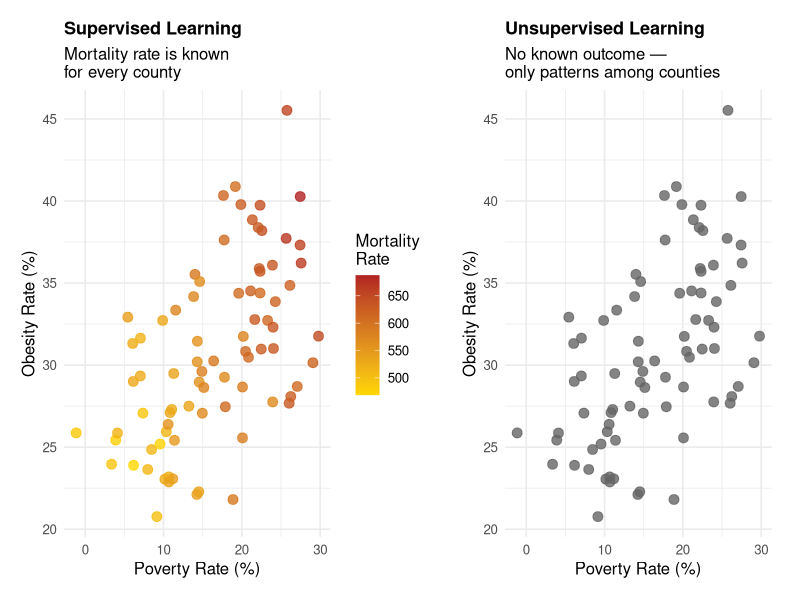
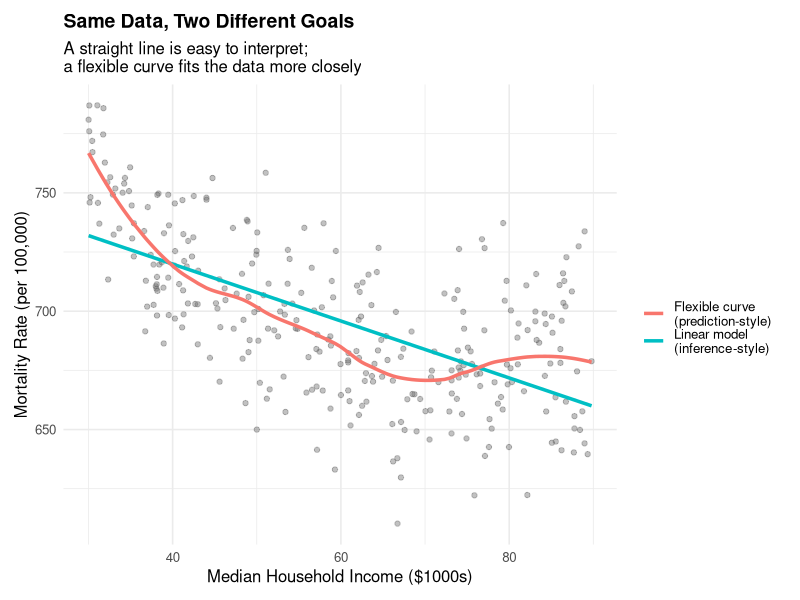
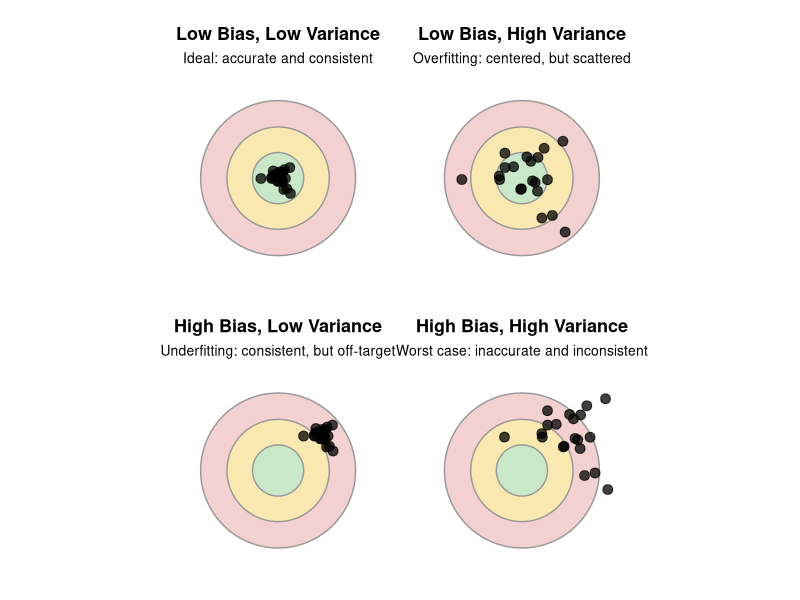
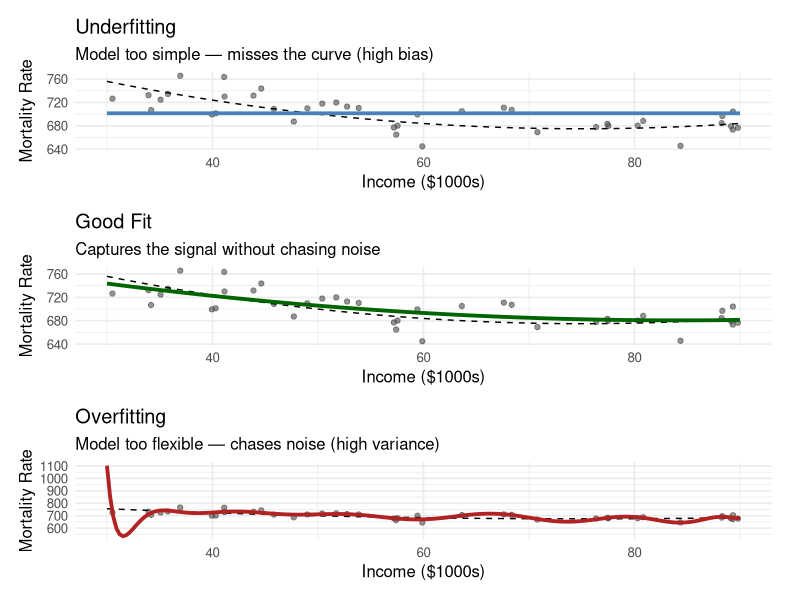
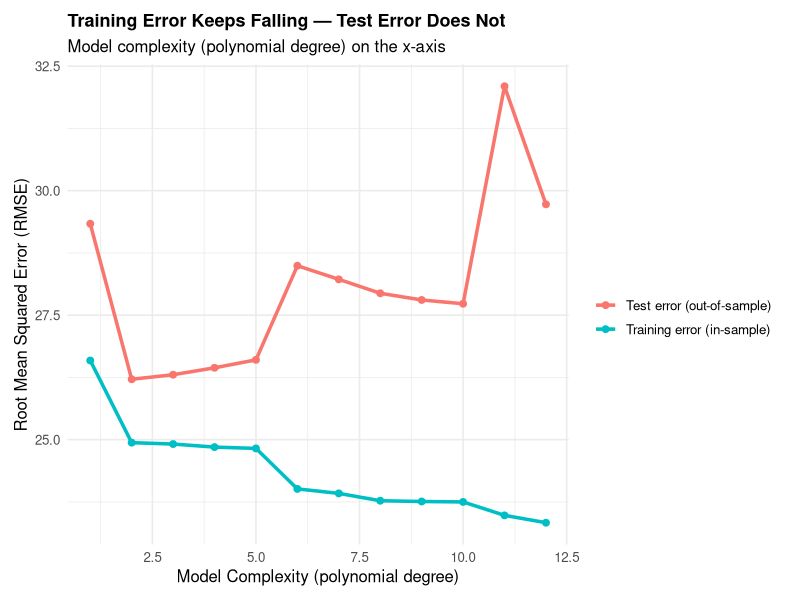
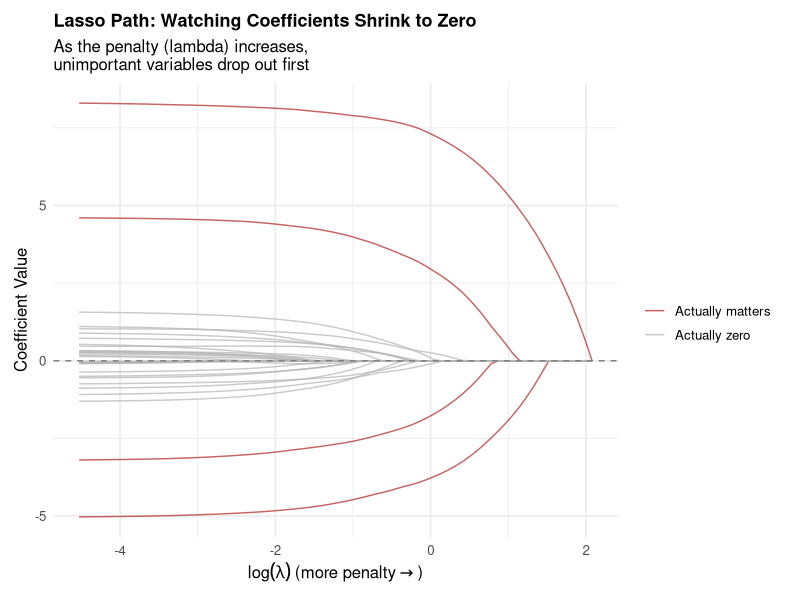
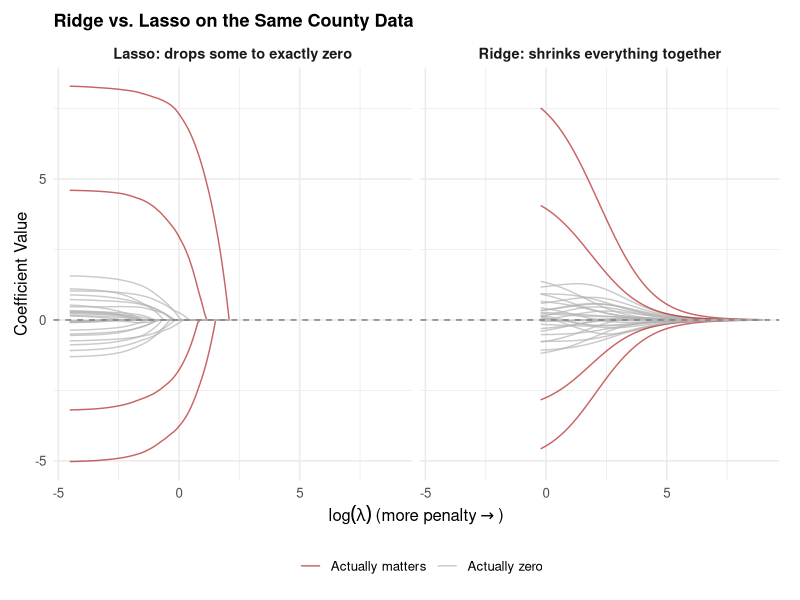
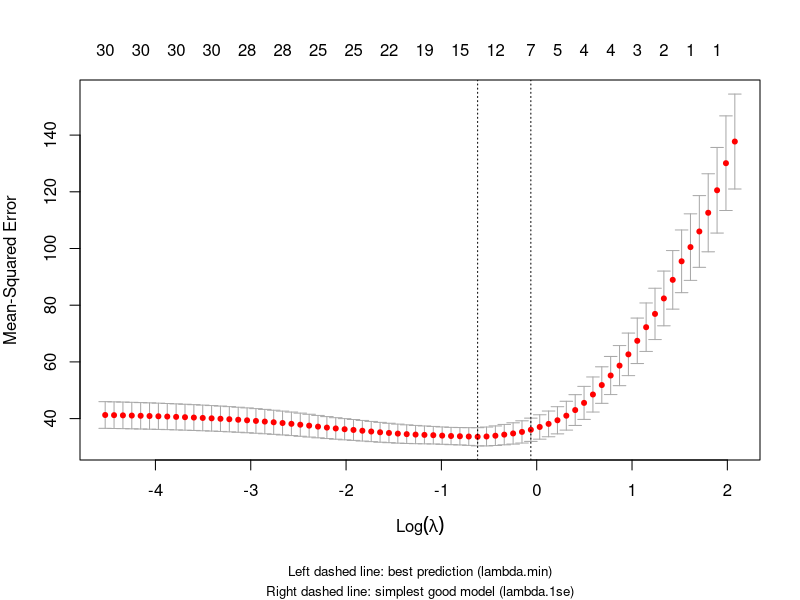

Write R code to recreate these figures, in order.
## ---- chunk 1
library(dplyr)
library(ggplot2)
library(kableExtra)
library(patchwork)
library(glmnet)     # For lasso and ridge regression
library(tidyr)
## ---- chunk 2
set.seed(88)
n_demo <- 80

# Simulate two underlying "true" county health profiles for illustration
profile <- sample(c("A", "B"), n_demo, replace = TRUE)
poverty_demo <- ifelse(profile == "A", rnorm(n_demo, 22, 4), rnorm(n_demo, 10, 4))
obesity_demo <- ifelse(profile == "A", rnorm(n_demo, 34, 4), rnorm(n_demo, 26, 4))
mortality_demo <- 400 + 5 * poverty_demo + 3 * obesity_demo + rnorm(n_demo, 0, 15)

demo_df <- data.frame(poverty = poverty_demo, obesity = obesity_demo, 
                       mortality = mortality_demo, profile = profile)

# Supervised view: predictors colored by the known outcome (mortality)
p_supervised <- ggplot(demo_df, aes(x = poverty, y = obesity, color = mortality)) +
  geom_point(size = 3, alpha = 0.8) +
  scale_color_gradient(low = "gold", high = "firebrick", name = "Mortality\nRate") +
  labs(title = "Supervised Learning",
       subtitle = "Mortality rate is known\nfor every county",
       x = "Poverty Rate (%)", y = "Obesity Rate (%)") +
  theme_minimal(base_size = 12) +
  theme(plot.title = element_text(face = "bold", size = 13),
        plot.margin = margin(10, 15, 10, 10))

# Unsupervised view: same predictors, no outcome shown, just raw points
p_unsupervised <- ggplot(demo_df, aes(x = poverty, y = obesity)) +
  geom_point(size = 3, alpha = 0.8, color = "gray40") +
  labs(title = "Unsupervised Learning",
       subtitle = "No known outcome —\nonly patterns among counties",
       x = "Poverty Rate (%)", y = "Obesity Rate (%)") +
  theme_minimal(base_size = 12) +
  theme(plot.title = element_text(face = "bold", size = 13),
        plot.margin = margin(10, 15, 10, 10))

p_supervised + p_unsupervised
## ---- chunk 3
set.seed(42)
n <- 300

# Simulate a nonlinear true relationship between income and mortality
income <- runif(n, 30, 90)
true_mortality <- 900 - 6 * income + 0.04 * income^2 + rnorm(n, 0, 25)

sim_df <- data.frame(income = income, mortality = true_mortality)

# Culture 1: a simple linear model (inference-focused)
linear_fit <- lm(mortality ~ income, data = sim_df)

# Culture 2: a flexible model (prediction-focused) - local smoothing
sim_df$loess_pred <- predict(loess(mortality ~ income, data = sim_df, span = 0.5))

ggplot(sim_df, aes(x = income, y = mortality)) +
  geom_point(alpha = 0.4, color = "gray40") +
  geom_smooth(method = "lm", se = FALSE, aes(color = "Linear model\n(inference-style)"), linewidth = 1.2) +
  geom_line(aes(y = loess_pred, color = "Flexible curve\n(prediction-style)"), linewidth = 1.2) +
  labs(title = "Same Data, Two Different Goals",
       subtitle = "A straight line is easy to interpret;\na flexible curve fits the data more closely",
       x = "Median Household Income ($1000s)",
       y = "Mortality Rate (per 100,000)",
       color = "") +
  theme_minimal(base_size = 12) +
  theme(legend.position = "right",
        plot.title = element_text(face = "bold", size = 14),
        plot.margin = margin(10, 15, 10, 10))
## ---- chunk 4
make_target <- function(n = 20, center_offset = c(0, 0), spread = 0.15, title = "", subtitle = "") {
  set.seed(1)
  darts <- data.frame(
    x = rnorm(n, mean = center_offset[1], sd = spread),
    y = rnorm(n, mean = center_offset[2], sd = spread)
  )
  
  circle_data <- function(r) {
    theta <- seq(0, 2 * pi, length.out = 100)
    data.frame(x = r * cos(theta), y = r * sin(theta))
  }
  
  ggplot() +
    geom_polygon(data = circle_data(1), aes(x, y), fill = "#f4d1d1", color = "gray60") +
    geom_polygon(data = circle_data(0.66), aes(x, y), fill = "#f9e8b0", color = "gray60") +
    geom_polygon(data = circle_data(0.33), aes(x, y), fill = "#c9e8c9", color = "gray60") +
    geom_point(data = darts, aes(x, y), size = 3, color = "black", alpha = 0.75) +
    coord_fixed(xlim = c(-1.3, 1.3), ylim = c(-1.3, 1.3)) +
    labs(title = title, subtitle = subtitle) +
    theme_void(base_size = 12) +
    theme(plot.title = element_text(face = "bold", size = 13, hjust = 0.5),
          plot.subtitle = element_text(size = 10, hjust = 0.5),
          plot.margin = margin(8, 8, 8, 8))
}

p1 <- make_target(center_offset = c(0, 0), spread = 0.10, 
                   title = "Low Bias, Low Variance", subtitle = "Ideal: accurate and consistent")
p2 <- make_target(center_offset = c(0, 0), spread = 0.35, 
                   title = "Low Bias, High Variance", subtitle = "Overfitting: centered, but scattered")
p3 <- make_target(center_offset = c(0.55, 0.45), spread = 0.10, 
                   title = "High Bias, Low Variance", subtitle = "Underfitting: consistent, but off-target")
p4 <- make_target(center_offset = c(0.55, 0.45), spread = 0.35, 
                   title = "High Bias, High Variance", subtitle = "Worst case: inaccurate and inconsistent")

(p1 + p2) / (p3 + p4)
## ---- chunk 5
set.seed(7)

# True underlying function (unknown to the researcher in practice)
true_function <- function(x) 900 - 6 * x + 0.04 * x^2

# Generate one sample
n_sample <- 40
x_sample <- runif(n_sample, 30, 90)
y_sample <- true_function(x_sample) + rnorm(n_sample, 0, 25)
sample_df <- data.frame(income = x_sample, mortality = y_sample)

x_grid <- seq(30, 90, length.out = 200)
true_line <- data.frame(income = x_grid, mortality = true_function(x_grid))

# Underfit: a flat model (intercept only)
underfit_pred <- data.frame(income = x_grid, mortality = mean(y_sample))

# Good fit: quadratic model (matches the true functional form)
good_fit <- lm(mortality ~ poly(income, 2), data = sample_df)
goodfit_pred <- data.frame(income = x_grid, 
                            mortality = predict(good_fit, newdata = data.frame(income = x_grid)))

# Overfit: a very high-degree polynomial that chases every point
overfit_model <- lm(mortality ~ poly(income, 15), data = sample_df)
overfit_pred <- data.frame(income = x_grid, 
                            mortality = predict(overfit_model, newdata = data.frame(income = x_grid)))

p_under <- ggplot() +
  geom_point(data = sample_df, aes(income, mortality), alpha = 0.6, color = "gray30") +
  geom_line(data = true_line, aes(income, mortality), color = "black", linetype = "dashed") +
  geom_line(data = underfit_pred, aes(income, mortality), color = "steelblue", linewidth = 1.3) +
  labs(title = "Underfitting", subtitle = "Model too simple — misses the curve (high bias)",
       x = "Income ($1000s)", y = "Mortality Rate") +
  theme_minimal(base_size = 12) +
  theme(plot.margin = margin(8, 15, 8, 8))

p_good <- ggplot() +
  geom_point(data = sample_df, aes(income, mortality), alpha = 0.6, color = "gray30") +
  geom_line(data = true_line, aes(income, mortality), color = "black", linetype = "dashed") +
  geom_line(data = goodfit_pred, aes(income, mortality), color = "darkgreen", linewidth = 1.3) +
  labs(title = "Good Fit", subtitle = "Captures the signal without chasing noise",
       x = "Income ($1000s)", y = "Mortality Rate") +
  theme_minimal(base_size = 12) +
  theme(plot.margin = margin(8, 15, 8, 8))

p_over <- ggplot() +
  geom_point(data = sample_df, aes(income, mortality), alpha = 0.6, color = "gray30") +
  geom_line(data = true_line, aes(income, mortality), color = "black", linetype = "dashed") +
  geom_line(data = overfit_pred, aes(income, mortality), color = "firebrick", linewidth = 1.3) +
  labs(title = "Overfitting", subtitle = "Model too flexible — chases noise (high variance)",
       x = "Income ($1000s)", y = "Mortality Rate") +
  theme_minimal(base_size = 12) +
  theme(plot.margin = margin(8, 15, 8, 8))

p_under / p_good / p_over
## ---- chunk 6
set.seed(101)

# Generate training data and a separate, fresh test set from the same true process
train_x <- runif(60, 30, 90)
train_y <- true_function(train_x) + rnorm(60, 0, 25)
train_df <- data.frame(income = train_x, mortality = train_y)

test_x <- runif(60, 30, 90)
test_y <- true_function(test_x) + rnorm(60, 0, 25)
test_df <- data.frame(income = test_x, mortality = test_y)

# Fit models of increasing flexibility (polynomial degree = complexity)
degrees <- 1:12
results <- data.frame()

for (d in degrees) {
  model <- lm(mortality ~ poly(income, d), data = train_df)
  train_pred <- predict(model)
  test_pred <- predict(model, newdata = test_df)
  
  train_rmse <- sqrt(mean((train_df$mortality - train_pred)^2))
  test_rmse <- sqrt(mean((test_df$mortality - test_pred)^2))
  
  results <- rbind(results, data.frame(degree = d, 
                                        train_rmse = train_rmse, 
                                        test_rmse = test_rmse))
}

results_long <- results %>%
  pivot_longer(cols = c(train_rmse, test_rmse), names_to = "type", values_to = "rmse") %>%
  mutate(type = ifelse(type == "train_rmse", "Training error (in-sample)", "Test error (out-of-sample)"))

ggplot(results_long, aes(x = degree, y = rmse, color = type)) +
  geom_line(linewidth = 1.2) +
  geom_point(size = 2) +
  labs(title = "Training Error Keeps Falling — Test Error Does Not",
       subtitle = "Model complexity (polynomial degree) on the x-axis",
       x = "Model Complexity (polynomial degree)",
       y = "Root Mean Squared Error (RMSE)",
       color = "") +
  theme_minimal(base_size = 12) +
  theme(legend.position = "right",
        plot.title = element_text(face = "bold", size = 13),
        plot.margin = margin(10, 15, 10, 10))
## ---- chunk 7
set.seed(2024)
n_counties_sim <- 100
n_predictors <- 30  # Many candidate variables

# Simulate predictors (all standardized county-level variables)
X <- matrix(rnorm(n_counties_sim * n_predictors), nrow = n_counties_sim)
colnames(X) <- paste0("var", 1:n_predictors)

# Only the first 4 variables actually matter for mortality
true_betas <- c(8, -6, 5, -4, rep(0, n_predictors - 4))
mortality_sim <- X %*% true_betas + rnorm(n_counties_sim, 0, 5)

# Fit lasso across a range of lambda values
lasso_fit <- glmnet(X, mortality_sim, alpha = 1)  # alpha = 1 is lasso

# Extract coefficient paths
coef_matrix <- as.matrix(coef(lasso_fit))[-1, ]  # remove intercept
coef_df <- as.data.frame(t(coef_matrix)) %>%
  mutate(lambda = lasso_fit$lambda) %>%
  pivot_longer(-lambda, names_to = "variable", values_to = "coefficient") %>%
  mutate(truly_matters = ifelse(variable %in% paste0("var", 1:4), "Actually matters", "Actually zero"))

ggplot(coef_df, aes(x = log(lambda), y = coefficient, group = variable, color = truly_matters)) +
  geom_line(alpha = 0.7) +
  geom_hline(yintercept = 0, linetype = "dashed", color = "gray50") +
  labs(title = "Lasso Path: Watching Coefficients Shrink to Zero",
       subtitle = "As the penalty (lambda) increases,\nunimportant variables drop out first",
       x = expression(log(lambda) ~ "(more penalty" %->% ")"),
       y = "Coefficient Value",
       color = "") +
  scale_color_manual(values = c("Actually matters" = "firebrick", "Actually zero" = "gray70")) +
  theme_minimal(base_size = 12) +
  theme(legend.position = "right",
        plot.title = element_text(face = "bold", size = 13),
        plot.margin = margin(10, 15, 10, 10))
## ---- chunk 8
# Fit ridge (alpha = 0) on the same simulated county data
ridge_fit <- glmnet(X, mortality_sim, alpha = 0)

ridge_coef_matrix <- as.matrix(coef(ridge_fit))[-1, ]
ridge_coef_df <- as.data.frame(t(ridge_coef_matrix)) %>%
  mutate(lambda = ridge_fit$lambda) %>%
  pivot_longer(-lambda, names_to = "variable", values_to = "coefficient") %>%
  mutate(truly_matters = ifelse(variable %in% paste0("var", 1:4), "Actually matters", "Actually zero"),
         method = "Ridge: shrinks everything together")

lasso_coef_df_labeled <- coef_df %>%
  mutate(method = "Lasso: drops some to exactly zero")

combined_df <- bind_rows(ridge_coef_df, lasso_coef_df_labeled)

ggplot(combined_df, aes(x = log(lambda), y = coefficient, group = variable, color = truly_matters)) +
  geom_line(alpha = 0.7) +
  geom_hline(yintercept = 0, linetype = "dashed", color = "gray50") +
  facet_wrap(~method) +
  labs(title = "Ridge vs. Lasso on the Same County Data",
       x = expression(log(lambda) ~ "(more penalty" %->% ")"),
       y = "Coefficient Value",
       color = "") +
  scale_color_manual(values = c("Actually matters" = "firebrick", "Actually zero" = "gray70")) +
  theme_minimal(base_size = 12) +
  theme(legend.position = "bottom",
        plot.title = element_text(face = "bold", size = 13),
        strip.text = element_text(face = "bold", size = 10.5),
        plot.margin = margin(10, 15, 10, 10))
## ---- chunk 9
set.seed(2024)
cv_lasso <- cv.glmnet(X, mortality_sim, alpha = 1)

par(mar = c(7, 4, 4, 2))
plot(cv_lasso)
mtext("Left dashed line: best prediction (lambda.min)", side = 1, line = 5, cex = 0.8)
mtext("Right dashed line: simplest good model (lambda.1se)", side = 1, line = 6, cex = 0.8)
## ---- chunk 10
# Which variables survive at the cross-validation-selected lambda?
selected_coefs <- coef(cv_lasso, s = "lambda.min")
selected_df <- data.frame(
  variable = rownames(selected_coefs)[-1],
  coefficient = as.vector(selected_coefs)[-1]
) %>%
  filter(coefficient != 0) %>%
  arrange(desc(abs(coefficient)))

kable(selected_df, digits = 2, 
      caption = "Variables Selected by Lasso at the Cross-Validation-Chosen Lambda") %>%
  kable_styling(bootstrap_options = c("striped", "hover", "condensed"))
## ---- chunk 11
set.seed(55)

# Simulate two "true" predictors that are highly correlated with each other
# (e.g., poverty rate and uninsured rate move together across counties)
poverty_rate <- rnorm(n_counties_sim, 15, 5)
uninsured_rate_corr <- poverty_rate * 0.8 + rnorm(n_counties_sim, 0, 1.5)  # correlated with poverty

# Both actually contribute to mortality in the true model
mortality_corr <- 500 + 3 * poverty_rate + 3 * uninsured_rate_corr + rnorm(n_counties_sim, 0, 10)

X_corr <- cbind(poverty_rate, uninsured_rate_corr,
                 matrix(rnorm(n_counties_sim * 8), nrow = n_counties_sim))  # 8 unrelated noise variables
colnames(X_corr) <- c("poverty_rate", "uninsured_rate", paste0("noise", 1:8))

# Fit lasso and elastic net (alpha = 0.5) at a comparable penalty
cv_lasso_corr <- cv.glmnet(X_corr, mortality_corr, alpha = 1)
cv_enet_corr <- cv.glmnet(X_corr, mortality_corr, alpha = 0.5)

lasso_result <- coef(cv_lasso_corr, s = "lambda.min")[c("poverty_rate", "uninsured_rate"), ]
enet_result <- coef(cv_enet_corr, s = "lambda.min")[c("poverty_rate", "uninsured_rate"), ]

compare_df <- data.frame(
  Variable = c("Poverty rate", "Uninsured rate"),
  `Lasso coefficient` = round(lasso_result, 2),
  `Elastic Net coefficient` = round(enet_result, 2)
)

kable(compare_df, caption = "How Lasso vs. Elastic Net Split Credit Between Two Correlated Predictors") %>%
  kable_styling(bootstrap_options = c("striped", "hover", "condensed"))
## ---- chunk 12
bar_df <- data.frame(
  Variable = rep(c("Poverty Rate", "Uninsured Rate"), times = 3),
  Method = rep(c("True effect", "Lasso", "Elastic Net"), each = 2),
  Coefficient = c(3, 3, lasso_result[1], lasso_result[2], enet_result[1], enet_result[2])
)
bar_df$Method <- factor(bar_df$Method, levels = c("True effect", "Lasso", "Elastic Net"))

ggplot(bar_df, aes(x = Variable, y = Coefficient, fill = Method)) +
  geom_col(position = position_dodge(width = 0.7), width = 0.6) +
  geom_hline(yintercept = 0, color = "gray40") +
  scale_fill_manual(values = c("True effect" = "black", "Lasso" = "firebrick", "Elastic Net" = "steelblue")) +
  labs(title = "Lasso Favors One Variable; Elastic Net Credits Both",
       subtitle = "Both variables truly matter equally (true effect = 3 for each)",
       x = "", y = "Estimated Coefficient") +
  theme_minimal(base_size = 12) +
  theme(legend.position = "right",
        plot.title = element_text(face = "bold", size = 13),
        plot.margin = margin(10, 15, 10, 10))
